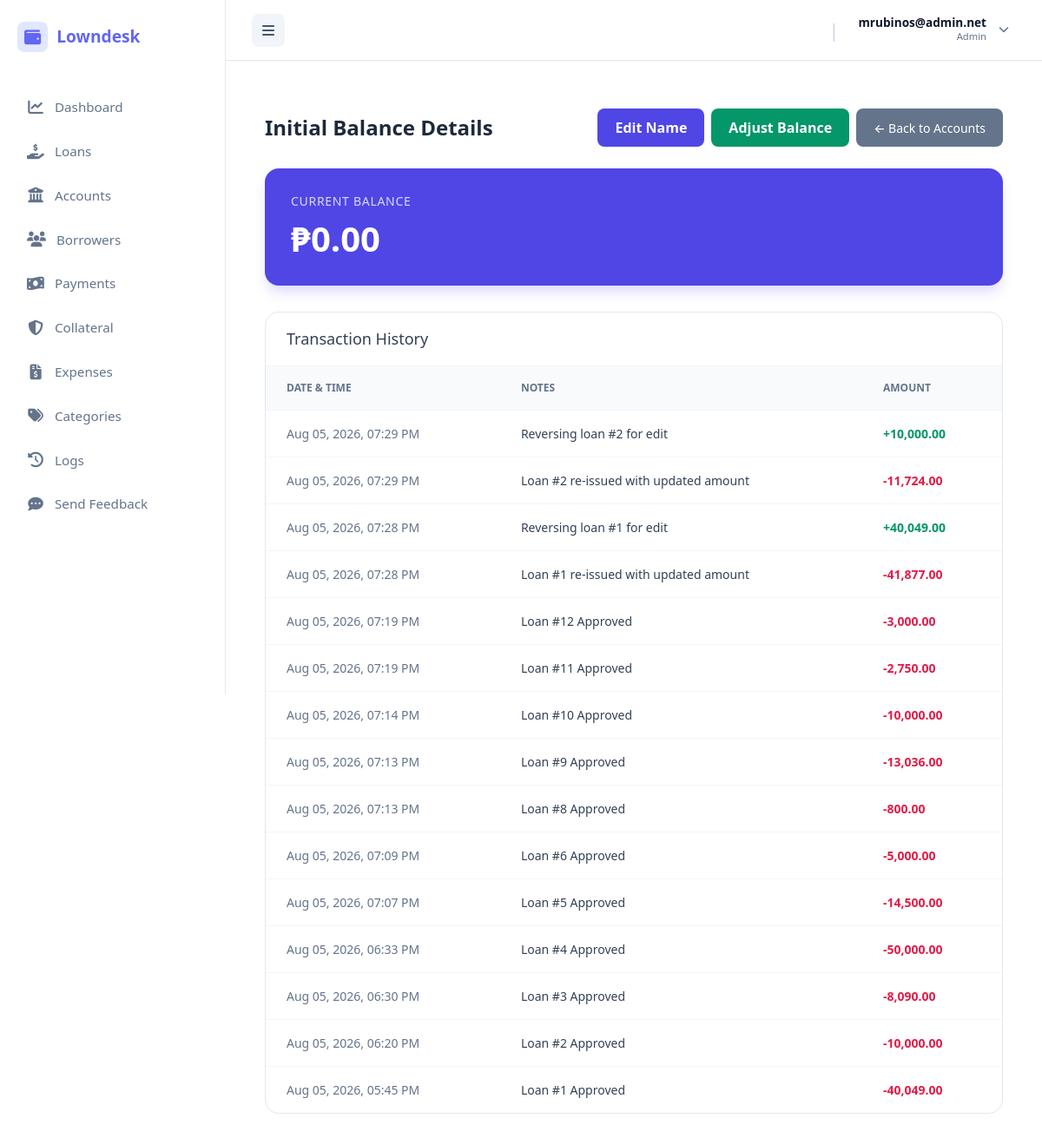
Screenshot of /public/index.php?url=account/details&id=6 (signed in) with the database file from the repository.
### tables this page shows
CREATE TABLE `accounts` (
  `id` int(11) NOT NULL,
  `company_id` int(11) NOT NULL,
  `name` varchar(50) NOT NULL,
  `current_balance` decimal(15,2) DEFAULT 0.00,
  `icon` varchar(255) DEFAULT NULL
);

CREATE TABLE `account_transactions` (
  `id` int(11) NOT NULL,
  `company_id` int(11) NOT NULL,
  `account_id` int(11) NOT NULL,
  `loan_id` int(11) DEFAULT NULL,
  `amount` decimal(15,2) NOT NULL,
  `type` enum('payment','transfer_in','transfer_out') NOT NULL,
  `reference_id` int(11) DEFAULT NULL,
  `notes` varchar(255) DEFAULT NULL,
  `created_at` timestamp NOT NULL DEFAULT current_timestamp()
);

### app/controllers/AccountController.php (called while the page is built, shortened)
<?php
require_once __DIR__ . '/../models/Account.php';
class AccountController {
    public function details($id = null) {
    $id = $id ?? $_GET['id'] ?? null;
    $accountModel = new Account();
    $account = $accountModel->getById($id);
    $transactions = $accountModel->getTransactionsByAccountId($id);
    require_once __DIR__ . '/../views/admin/accounts/details.php';
}
}

### public/index.php (called while the page is built, shortened)
<?php
require_once __DIR__ . "/../app/core/Database.php";
require_once __DIR__ . "/../app/core/Model.php";
$init = new App();

### app/core/Database.php (called while the page is built)
<?php
class Database {
    private static $host = "localhost";
    private static $port = "3306";
    private static $db   = "loan_saas_db";
    private static $user = "root";
    private static $pass = "";
    public static function getConnection() {
        try {
            $conn = new PDO(
                "mysql:host=" . self::$host . ";port=" . self::$port . ";dbname=" . self::$db,
                self::$user,
                self::$pass
            );
            $conn->setAttribute(PDO::ATTR_ERRMODE, PDO::ERRMODE_EXCEPTION);
            $conn->setAttribute(PDO::ATTR_DEFAULT_FETCH_MODE, PDO::FETCH_ASSOC);
            return $conn;
        } catch (Exception $e) {
            die("Database connection failed: " . $e->getMessage());
        }
    }
}

### app/core/Model.php (called while the page is built, shortened)
<?php
require_once __DIR__ . "/Database.php";
class Model {
    public function __construct() {
        $this->conn = Database::getConnection();
    }
    protected function getTenantId() {
        return $_SESSION['user']['company_id'] ?? 1;
    }
}

### app/models/Account.php (called while the page is built, shortened)
<?php
require_once __DIR__ . '/../core/Model.php';
class Account extends Model {
    public function getById($id) {
        $stmt = $this->conn->prepare("SELECT * FROM accounts WHERE id = ? AND company_id = ?");
        $stmt->execute([$id, $this->getTenantId()]);
        return $stmt->fetch(PDO::FETCH_ASSOC);
    }
    public function getTransactionsByAccountId($account_id) {
        $stmt = $this->conn->prepare("
            SELECT * FROM account_transactions
            WHERE account_id = ? AND company_id = ?
            ORDER BY created_at DESC
        ");
        $stmt->execute([$account_id, $this->getTenantId()]);
        return $stmt->fetchAll(PDO::FETCH_ASSOC);
    }
}

### app/views/admin/accounts/details.php (the view, shortened to what this page needs)
<?php require_once dirname(__DIR__, 2) . '/layouts/header.php'; ?>
<link href="https://cdn.jsdelivr.net/npm/bootstrap@5.3.0/dist/css/bootstrap.min.css" rel="stylesheet">
<div class="page-container">
    <div class="account-header">
        <h1><?= htmlspecialchars($account['name']) ?> Details</h1>
        <div class="d-flex gap-2">
            <?php if ($_SESSION['user']['role'] === 'admin'): ?>
                <button type="button" class="btn-edit-account" data-bs-toggle="modal" data-bs-target="#editAccountModal">
                    Edit Name
                </button>
                <button type="button" class="btn-adjust" data-bs-toggle="modal" data-bs-target="#adjustModal">
                    Adjust Balance
                </button>
            <?php endif; ?>
            <a href="?url=account/index" class="btn-back">← Back to Accounts</a>
        </div>
    </div>
    <div class="balance-card">
        <h4>Current Balance</h4>
        <h2>₱<?= number_format($account['current_balance'], 2) ?></h2>
    </div>
    <div class="history-card">
        <h3>Transaction History</h3>
        <table class="data-table">
            <thead>
                <tr>
                    <th>Date & Time</th>
                    <th>Notes</th>
                    <th>Amount</th>
                </tr>
            </thead>
            <tbody>
                <?php foreach ($transactions as $t): ?>
                <tr>
                    <td style="color: #64748b;"><?= date('M d, Y, h:i A', strtotime($t['created_at'])) ?></td>
                    <td><?= htmlspecialchars($t['notes']) ?></td>
                    <td style="font-weight: 600; color: <?= $t['amount'] < 0 ? '#e11d48' : '#059669' ?>;">
                        <?= $t['amount'] > 0 ? '+' : '' ?><?= number_format($t['amount'], 2) ?>
                    </td>
                </tr>
                <?php endforeach; ?>
            </tbody>
        </table>
    </div>
</div>
<?php require_once dirname(__DIR__, 2) . '/layouts/footer.php'; ?>

### app/views/layouts/header.php (style rules this page uses)
:root { --sidebar-bg: #ffffff; --primary-color: #6366f1; --hover-bg: #f5f3ff; --text-main: #1e293b; --text-muted: #64748b; --border-color: #e2e8f0; }
body { margin: 0; font-family: 'Segoe UI', sans-serif; background: #f8fafc; display: flex; }

### app/views/admin/accounts/details.php (style rules this page uses)
.page-container { max-width: 1100px; margin: 30px auto; padding: 0 20px; }
.account-header { display: flex; justify-content: space-between; align-items: center; margin-bottom: 25px; }
.account-header h1 { font-size: 24px; font-weight: 700; color: #1e293b; margin: 0; }
.balance-card { background: #4f46e5; color: white; padding: 30px; border-radius: 16px; margin-bottom: 30px; box-shadow: 0 10px 15px -3px rgba(79, 70, 229, 0.2); }
.balance-card h4 { margin: 0 0 10px 0; font-size: 14px; text-transform: uppercase; opacity: 0.8; letter-spacing: 0.05em; }
.balance-card h2 { margin: 0; font-size: 40px; font-weight: 800; }
.history-card { background: white; border-radius: 16px; border: 1px solid #e2e8f0; overflow: hidden; }
.history-card h3 { padding: 20px 24px; margin: 0; border-bottom: 1px solid #f1f5f9; font-size: 18px; color: #334155; }
.data-table { width: 100%; border-collapse: collapse; }
.data-table th { background: #f8fafc; padding: 16px 24px; text-align: left; font-size: 12px; color: #64748b; text-transform: uppercase; }
.data-table td { padding: 16px 24px; border-top: 1px solid #f1f5f9; font-size: 14px; color: #334155; }
.btn-back { padding: 10px 20px; background: #64748b; color: white; border-radius: 8px; text-decoration: none; font-size: 14px; font-weight: 500; display: inline-flex; align-items: center; }
.btn-adjust { background: #059669; color: white; padding: 10px 20px; border-radius: 8px; border: none; font-weight: 600; cursor: pointer; }
.btn-edit-account { background: #4f46e5; color: white; padding: 10px 20px; border-radius: 8px; border: none; font-weight: 600; cursor: pointer; }

### rows the page displays
accounts: name "Initial Balance", current_balance "0.00"
account_transactions: created_at "Aug 05, 2026, 07:29 PM", notes "Reversing loan #2 for edit", amount "10,000.00"
account_transactions: created_at "Aug 05, 2026, 07:29 PM", notes "Loan #2 re-issued with updated amount", amount "-11,724.00"
account_transactions: created_at "Aug 05, 2026, 07:28 PM", notes "Reversing loan #1 for edit", amount "40,049.00"
account_transactions: created_at "Aug 05, 2026, 07:28 PM", notes "Loan #1 re-issued with updated amount", amount "-41,877.00"
account_transactions: created_at "Aug 05, 2026, 07:19 PM", notes "Loan #12 Approved", amount "-3,000.00"
account_transactions: created_at "Aug 05, 2026, 07:19 PM", notes "Loan #11 Approved", amount "-2,750.00"
account_transactions: created_at "Aug 05, 2026, 07:14 PM", notes "Loan #10 Approved", amount "-10,000.00"
account_transactions: created_at "Aug 05, 2026, 07:13 PM", notes "Loan #9 Approved", amount "-13,036.00"
account_transactions: created_at "Aug 05, 2026, 07:13 PM", notes "Loan #8 Approved", amount "-800.00"
account_transactions: created_at "Aug 05, 2026, 07:09 PM", notes "Loan #6 Approved", amount "-5,000.00"
account_transactions: created_at "Aug 05, 2026, 07:07 PM", notes "Loan #5 Approved", amount "-14,500.00"
account_transactions: created_at "Aug 05, 2026, 06:33 PM", notes "Loan #4 Approved", amount "-50,000.00"
account_transactions: created_at "Aug 05, 2026, 06:30 PM", notes "Loan #3 Approved", amount "-8,090.00"
account_transactions: created_at "Aug 05, 2026, 06:20 PM", notes "Loan #2 Approved", amount "-10,000.00"
account_transactions: created_at "Aug 05, 2026, 05:45 PM", notes "Loan #1 Approved", amount "-40,049.00"

### other values shown
$item['label'] "Dashboard"
$item['label'] "Loans"
$item['label'] "Accounts"
$item['label'] "Borrowers"
$item['label'] "Payments"
$item['label'] "Collateral"
$item['label'] "Expenses"
$item['label'] "Categories"
$item['label'] "Logs"
$item['label'] "Send Feedback"
$userName "mrubinos@admin.net"
$userRole ?: 'Active User' "Admin"
